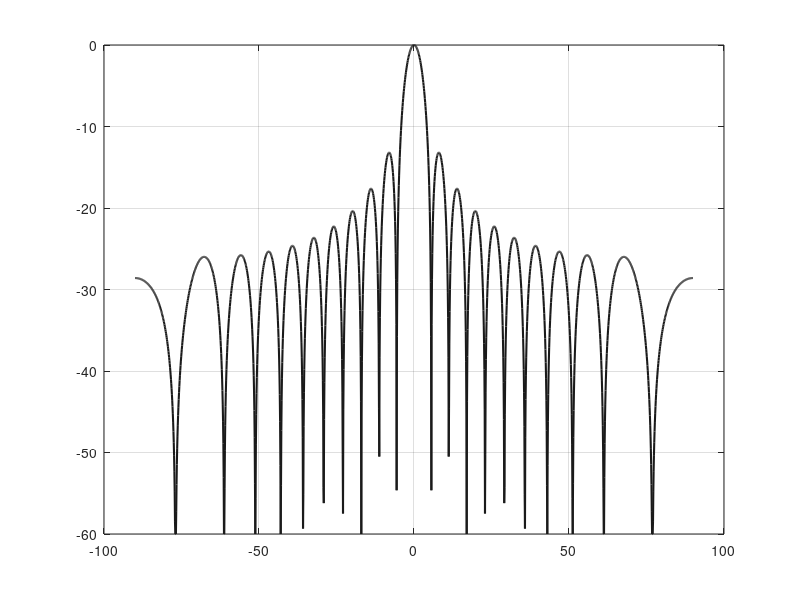

Reproduce this figure in MATLAB.
clc;
clear;
th=-90:.1:90;
t=(sind(th));
lambda=300/10;
d=15.4;

k=2*pi/lambda;
AF=0;
scan=0;
trunc=-60;
N=20;

% map=[];
% for j=1:1000
%     amp = rand(1, 20);
%     map(j)=amp;
% end
% 
amp=ones(1,N);
%  amp=taylorTappOdd((N-1)/2,35,5);  % for N odd
%amp=taylorTappEven(N/2,30,5);  %% for N even 
% mag=[];
% for j=1:1000
%     ph = 0:5.625:360;
%     rm = randi(length(ph), 1, 20);
%     phase = ph(rm);
%     mag(j)=phase;
% end


ph=zeros(1,N);
for k1=1:N
    AF=AF+amp(k1)*exp(-j*ph(k1))*exp(-j*k*d*(k1)*(t-sind(scan)));
end
    AFn=(abs(AF)./max(abs(AF)));%.*cos(th*pi/180);
     AFdB=20*log10(abs(AFn));
    indices=find(AFdB<trunc);
    AFdB(indices)=trunc;
plot(th,AFdB,'LineWidth',1.5,'Color',[.1 .1 0.1]);
hold on 
grid on
% mesh(th,pi,AFdB)
beamwidth=-th(min(find(AFdB>=-3)))+th(max(find(AFdB>=-3)))


%Peak Side Lobe Level
pks=findpeaks(AFn);
%pks1=findpeaks(AFdB);

d=sort(pks,'descend');
value=d(1);
value1=d(2);
log=20*log10(value);
log1=20*log10(value1);
PSLL=log+log1

%Average of peaks
d(1)=d(1)-d(1);

b=numel(d);
sum=0;
for i=1:b
    sum=sum+d(i);
end

avg=sum/(b-1);
Average=20*log10(avg)

d(1)=[];
rms_sll = sqrt(mean(d .^ 2));
RMS = 20 * log10(rms_sll)



%RMS side lobe level
% x=0;
% for j=1:b
%     x=x^2+d(i)^2;
% end
% 
% rms=sqrt(x/(b-1));
% RMS=20*log10(rms)
% Directivity = 10*log10(19000/beamwidth)